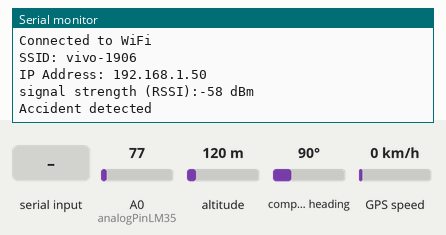
The sketch below on a simulated Arduino Nano 33 IoT. On the bench: the last lines printed to the serial monitor. Inputs (shaded band) come from the test bench; at power-on: A0 (analogPinLM35) = 77, altitude 120 m, compass heading 90°, GPS speed 0 km/h. WiFi joins after 1.5 s; servers stay silent unless stated; uploads are accepted with an empty reply; the GPS gets a fix after 3 s at 37.7749, -122.4194 with 8 satellites; the modem accepts every AT command (registered, SIM ready, sends succeed) and sends nothing else.

Above: at 2.7 s.
2.8 s: "1" received over the second serial link
At 4.79 s:
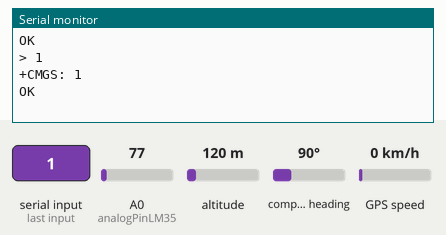
5.6 s: "0" received over the second serial link
At 9.0 s:
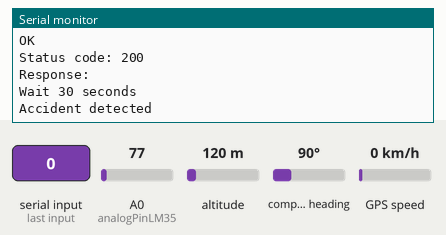

The sketch:

mp_running.ino
```cpp
// Final code , don't try to change anyline in the code

#include <SPI.h>
#include <WiFiNINA.h>
#include <Arduino_LSM6DS3.h>
#include <Arduino_JSON.h>
#include <Wire.h>
#include <Adafruit_MPU6050.h>
#include <SoftwareSerial.h>
#include <TinyGPSPlus.h>
#include <Adafruit_Sensor.h>
#include <ArduinoHttpClient.h>
// please enter your sensitive data in the Secret tab/arduino_secrets.h
#include "arduino_secrets.h"

const int analogPinLM35 = A0;

Adafruit_MPU6050 mpu;
TinyGPSPlus gps;
SoftwareSerial gsmSerial(7, 8);  // RX, TX for GSM

char ssid[] = SECRET_SSID;        // your network SSID (name)
char pass[] = SECRET_PASS;        // your network password (use for WPA, or use as key for WEP)
int keyIndex = 0;                 // your network key index number (needed only for WEP)
const char serverName[] = "192.168.116.149";  // server name
int port = 6001;
int status = WL_IDLE_STATUS;

// WiFiServer server(80);
WiFiClient wifi;
HttpClient client = HttpClient( wifi, serverName, port );
// int status = WL_IDLE_STATUS;

bool imuInitialized = false;
bool accStatus = true, gyroStatus = true;

// flag for detecting danger
bool isDangerDetected = false;

void setup() {

  //Initialize serial and wait for port to open:
  Serial.begin(9600);
  gsmSerial.begin(9600);

  // check for the WiFi module:
  if (WiFi.status() == WL_NO_MODULE) {
    Serial.println("Communication with WiFi module failed!");
    // don't continue
    while (true);
  }

  String fv = WiFi.firmwareVersion();
  if (fv < WIFI_FIRMWARE_LATEST_VERSION) {
    Serial.println("Please upgrade the firmware");
  }

  // attempt to connect to WiFi network:
  while (WiFi.begin(ssid, pass) != WL_CONNECTED) {
    delay(1000);
    Serial.println("Connecting to WiFi...");
  }

  Serial.println("Connected to WiFi");

    // wait 10 seconds for connection:
    // delay(10000);


// Begin the server
  // server.begin();

// Initialize the IMU
  // if (!mpu.begin()) {
  //   Serial.println("Failed to initialize IMU!");
  //   accStatus = false;
  //   gyroStatus = false;
  //   imuInitialized = false;

  //   // while (1);

  // } else {
  //   accStatus = true;
  //   gyroStatus = true;
  //   imuInitialized = true;

  // }

// Print the WiFi status
  printWifiStatus();
}


void loop() {
// Read the acceleration and gyroscope data
  int sensorValue = analogRead(analogPinLM35);
  float temperature = (sensorValue * 0.48828125);  // LM35 output is in 10mV per degree Celsius
  float accX, accY, accZ, gyX, gyY, gyZ;
  sensors_event_t a, g, temp;

  if(imuInitialized) {


    mpu.getEvent(&a, &g, &temp);

    accX = a.acceleration.x;
    accY = a.acceleration.y;
    accZ = a.acceleration.z;
    gyX = g.gyro.x;
    gyY = g.gyro.y;
    gyZ = g.gyro.z;
  }


  // Check if the acceleration or gyroscope values exceed certain thresholds
if (abs(accX) > 20 || abs(accY) > 20 || abs(accZ) > 20 || abs(gyX) > 100 || abs(gyY) > 100 || abs(gyZ) > 100) {
  isDangerDetected = true;
Serial.println("Accident detected");
  float c1 = readGPSLat();
  float  c2= readGPSLong();

  // char mystr[] = "Accident detected at https://www.google.com/maps/search/?api=1&query=";
  // strcat(mystr, char(c1));
  // strcat(mystr, "%2C");
  // strcat(mystr, char(c2));
  // Send SMS
  char mystr[] = "Ded";
  sendSMS("+91-9146526676", mystr);
} else {
  isDangerDetected = false;
}


while (gsmSerial.available()) {
  char c = gsmSerial.read();
  Serial.write(c);
}
  // Read GPS data
  // float gpsLatitude, gpsLongitude;
  // if (readGPSData(gpsLatitude, gpsLongitude)) {
  //   // GPS data is valid, use it as needed
  // }

  // Create a JSON object with the acceleration and gyroscope data, and the danger flag
  JSONVar data;
  data["accX"]=accX;
  data["accY"]=accY;
  data["accZ"]=accZ;
  data["gyX"]=gyX;
  data["gyY"]=gyY;
  data["gyZ"]=gyZ;
  data["temperature"] = temperature;
  data["accStatus"] = accStatus;
  data["gyroStatus"] = gyroStatus;
  data["danger"] = isDangerDetected;
  // data["gpsLatitude"] = gpsLatitude;
  // data["gpsLongitude"] = gpsLongitude;

  // Convert the JSON object to a string
  String dataStr = JSON.stringify(data);

  // Listen for incoming clients
  makePostRequest(dataStr);
}
void makePostRequest(String payload) {
  String contentType = "application/json";

  client.post( "/post", contentType, payload );

  // read the status code and body of the response
  int statusCode = client.responseStatusCode();
  Serial.print( "Status code: " );
  Serial.println( statusCode );
  String response = client.responseBody();
  Serial.print( "Response: " );
  Serial.println( response );

  Serial.println( "Wait 30 seconds" );
  delay( 3000 );
}

void printWifiStatus() {

  // print the SSID of the network you're attached to:
  Serial.print("SSID: ");
  Serial.println(WiFi.SSID());

  // print your board's IP address:
  IPAddress ip = WiFi.localIP();
  Serial.print("IP Address: ");
  Serial.println(ip);

  // print the received signal strength:
  long rssi = WiFi.RSSI();
  Serial.print("signal strength (RSSI):");
  Serial.print(rssi);
  Serial.println(" dBm");
}

float readGPSLat() {
  float latitude;
  while (gsmSerial.available()) {
    if (gps.encode(gsmSerial.read())) {
      if (gps.location.isValid()) {
        latitude = gps.location.lat();
         // GPS data is valid
      }
    }
  }
  return latitude;
}
float readGPSLong() {
  float longitude;
  while (gsmSerial.available()) {
    if (gps.encode(gsmSerial.read())) {
      if (gps.location.isValid()) {
        longitude = gps.location.lng();
         // GPS data is valid
      }
    }
  }
  return longitude;
}

void sendSMS(const char* phoneNumber, const char* message) {
  gsmSerial.println("AT+CMGF=1");  // Set SMS mode to text
  delay(1000);
  gsmSerial.print("AT+CMGS=\"");
  gsmSerial.print(phoneNumber);
  gsmSerial.println("\"");
  delay(1000);
  gsmSerial.print(message);
  delay(100);
  gsmSerial.write(26);  // Send CTRL+Z to indicate the end of the message
  delay(1000);
}
```

arduino_secrets.h
```cpp
#define SECRET_SSID "vivo-1906";
#define SECRET_PASS "Siddhesh@5449"; 
```

Measured:
- after the input at 2.8 s, the serial monitor: prints a new line after 1.8 s (image 1)
- after the input at 5.6 s, the serial monitor: prints a new line after 2.2 s (image 2)
